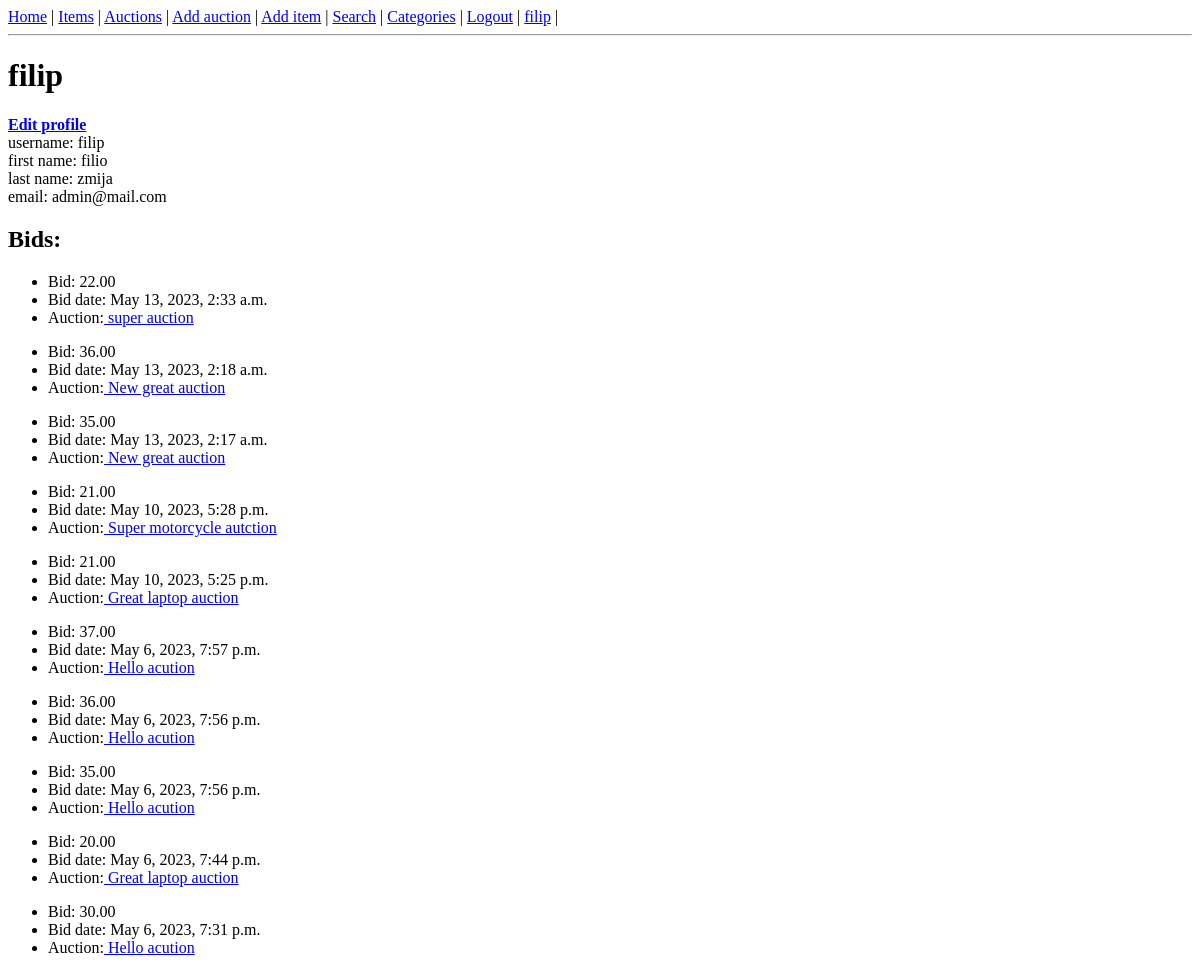
/user/filip, run on an earlier commit of the app's database.
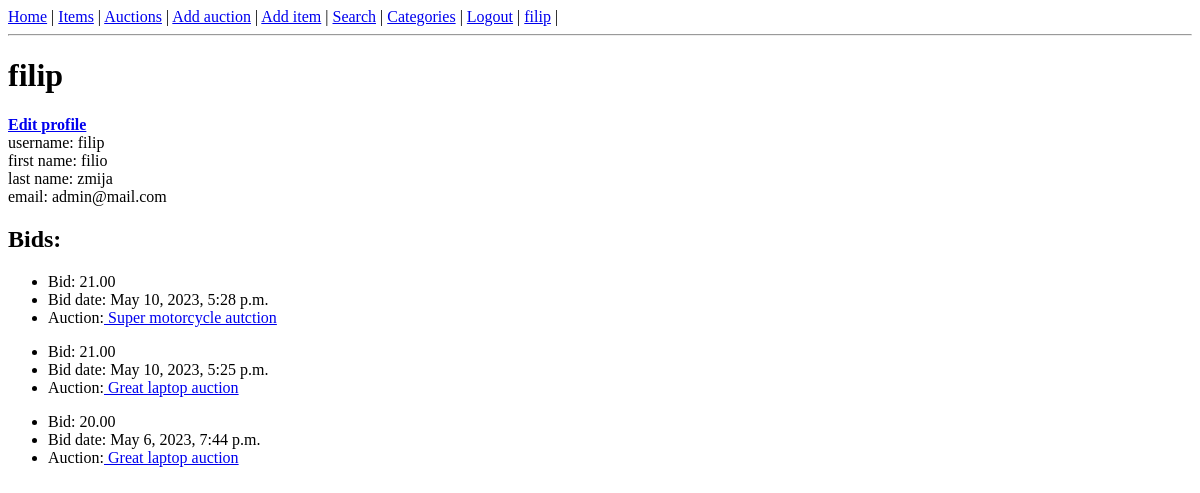
And on a later commit of the database.
### auctions/models.py (models this page shows)
class Bid(models.Model):
    amount = models.DecimalField(max_digits=10, decimal_places=2)
    time = models.DateTimeField(auto_now_add=True)
    auction = models.ForeignKey(Auction, on_delete=models.CASCADE)
    bidder = models.ForeignKey(User, on_delete=models.CASCADE)

class Auction(models.Model):
    CHOICES = (
        ('available', 'available'),
        ('expired', 'expired'),
        ('sold', 'sold'),
    )
    name = models.CharField(max_length=255)
    item = models.ForeignKey(Item, on_delete=models.CASCADE)
    min_price = models.DecimalField(max_digits=10, decimal_places=2)
    buy_now_price = models.DecimalField(max_digits=10, decimal_places=2, null=True, blank=True)
    end_date = models.DateTimeField()
    seller = models.ForeignKey(User, on_delete=models.CASCADE, related_name='seller')
    buyer = models.ForeignKey(User, on_delete=models.CASCADE, blank=True, related_name='buyer', null=True)
    status = models.CharField(choices=CHOICES, default='available', max_length=64)
    def __str__(self):
        return self.name

### auctions/views.py (the view)
# urls.py: path('user/<str:username>', auctions.UserProfile.as_view()),
class UserProfile(View):
    def get(self, request, *args, **kwargs):
        username = kwargs['username']   # Get user profile from the URL
        user = User.objects.get(username=username)  # Get user data
        bids = Bid.objects.filter(bidder=user).order_by('-time')  # Get every user bids
        context = {
            'user': user,
            'bids': bids,
        }
        return render(request, 'auctions/user_profile.html', context)

### auctions/templates/auctions/user_profile.html (shortened to what this page needs)
{% extends 'auctions/base_template.html' %}
{% block content %}
<h1>{{ user.username }}</h1><a href="/edit-profile/{{ user.id }}"><b>Edit profile</b></a><br>
username: {{ user.username }} <br>
first name: {{ user.first_name }} <br>
last name: {{ user.last_name }} <br>
email: {{ user.email }} <br>
<h2>Bids:</h2>
{% for bid in bids %}
<ul>
<li>Bid: {{ bid.amount }}</li>
<li>Bid date: {{ bid.time }} </li>
<li>Auction:<a href="/auction/{{ bid.auction.id }}"> {{ bid.auction }}</a></li>
</ul>
{% endfor %}
{% endblock %}

What changed in the data, as far as the page shows it:
removed Bid: amount "22.00", time "May 13, 2023, 2:33 a.m.", auction "super auction"
removed Bid: amount "36.00", time "May 13, 2023, 2:18 a.m.", auction "New great auction"
removed Bid: amount "35.00", time "May 13, 2023, 2:17 a.m.", auction "New great auction"
removed Bid: amount "37.00", time "May 6, 2023, 7:57 p.m.", auction "Hello acution"
removed Bid: amount "36.00", time "May 6, 2023, 7:56 p.m.", auction "Hello acution"
removed Bid: amount "35.00", time "May 6, 2023, 7:56 p.m.", auction "Hello acution"
removed Bid: amount "30.00", time "May 6, 2023, 7:31 p.m.", auction "Hello acution"
